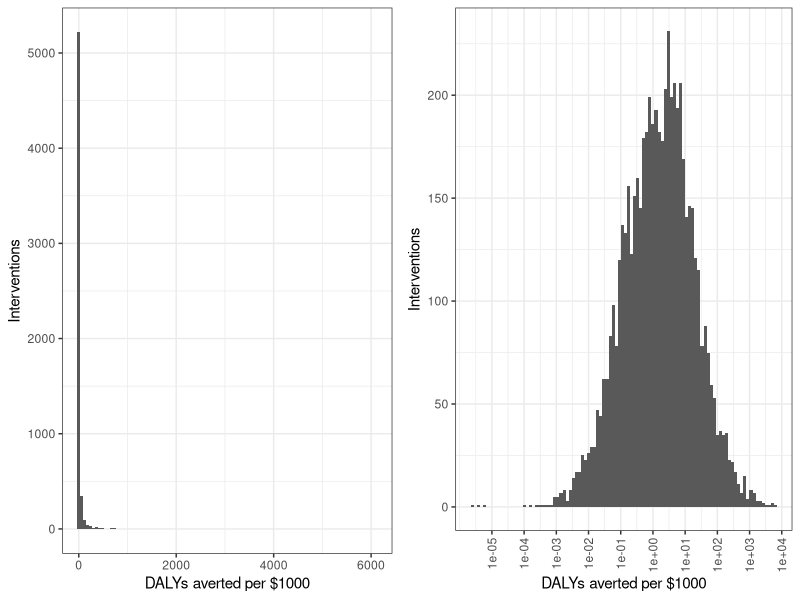
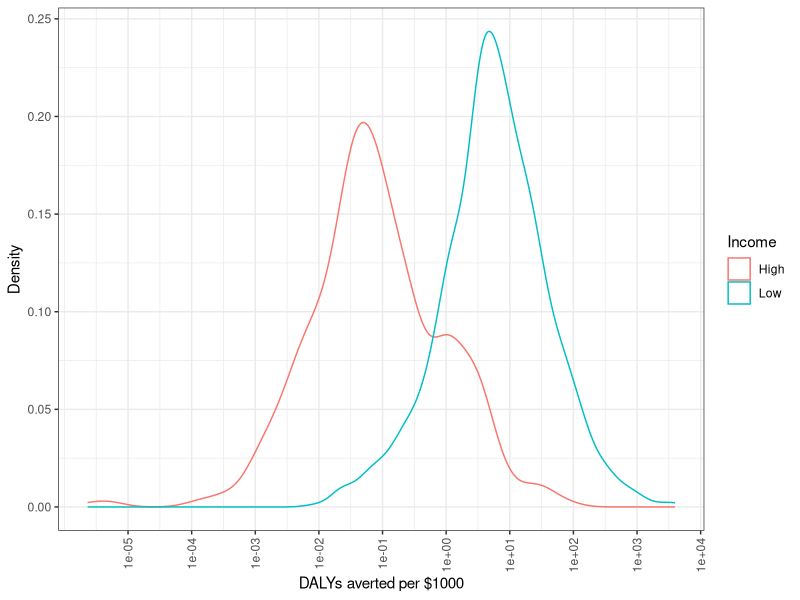

Reproduce these figures in R, in order.
## ---- chunk 1
list.of.packages <- c("ggplot2", "gridExtra", "reshape2", "dplyr")
new.packages <- list.of.packages[!(list.of.packages %in% installed.packages()[,"Package"])]
if(length(new.packages)) install.packages(new.packages)

library(ggplot2)
library(gridExtra)
library(reshape2)
library(dplyr)
## ---- chunk 2
set.seed(111)

CEA <- read.csv("data/CEA.csv")

# DALYs <= 0 are measuring something cost savings or are reported incorrectly
CEA <- CEA[!is.na(CEA$DALYinCurrentUSDollars) & CEA$DALYinCurrentUSDollars > 0,]
CEA$DalyPerThousand <- 1000/CEA$DALYinCurrentUSDollars

plot1 <- ggplot(CEA, aes(x=DalyPerThousand)) + 
  geom_histogram(bins = 100) + 
  theme_bw() + 
  xlab("DALYs averted per $1000") + 
  ylab("Interventions")

plot2 <- ggplot(CEA, aes(x=DalyPerThousand)) + 
  geom_histogram(bins = 100) + 
  theme_bw() + 
  xlab("DALYs averted per $1000") + 
  ylab("Interventions") + 
  scale_x_continuous(trans = 'log', breaks = 10^((-5):4)) + 
  theme(axis.text.x = element_text(angle = 90, vjust = 0.5, hjust=1))

grid.arrange(plot1, plot2, ncol=2)
CEA$logDalyPerThousand <- log(CEA$DalyPerThousand)
## ---- chunk 3
# First two shown as an example
n <- nrow(CEA)
  
# 2. Theta hat approximate SE
se_2 <- sqrt(2) * var(CEA$logDalyPerThousand) * qnorm(0.95) / 
  (2 * sd(CEA$logDalyPerThousand)) * 
  exp(sd(CEA$logDalyPerThousand) * qnorm(0.95)) / (sqrt(n))

# 3. Theta hat non-parametric SE
nboot <- 10^4
one_boot <- function() {
  samples <- sample(CEA$logDalyPerThousand, n, replace = T)
  return(exp(sqrt(var(samples) * (n - 1)/(n)) * qnorm(0.95)))
}
boots <- replicate(nboot, one_boot())
se_3 <- sd(boots)
## ---- chunk 4
# 4. Theta hat parametric SE
mu_hat <- mean(CEA$logDalyPerThousand)
sigma_sq_hat <- var(CEA$logDalyPerThousand) * (n - 1) / n
nboot <- 10^4
one_boot <- function() {
  samples <- exp(rnorm(n, mu_hat, sqrt(sigma_sq_hat)))
  return(exp(sqrt(var(log(samples)) * (n - 1)/(n)) * qnorm(0.95)))
}
boots <- replicate(nboot, one_boot())
se_4 <- sd(boots)

# 5. Theta tilde non-parametric bootstrap
one_boot <- function() {
  samples <- sample(CEA$DalyPerThousand, n, replace = T)
  return(quantile(samples, 0.95) / quantile(samples, 0.5))
}
boots <- replicate(nboot, one_boot())
se_5 <- sd(boots)

# 6. Theta tilde parametric bootstrap
one_boot <- function() {
  samples <- exp(rnorm(n, mu_hat, sqrt(sigma_sq_hat)))
  return(quantile(samples, 0.95) / quantile(samples, 0.5))
}
boots <- replicate(nboot, one_boot())
se_6 <- sd(boots)

round(c("Theta hat" = exp(sqrt(var(CEA$logDalyPerThousand) * 
                                 (nrow(CEA) - 1)/(nrow(CEA))) * qnorm(0.95)), 
        "Theta tilde" = unname(quantile(CEA$DalyPerThousand, 0.95)) / 
          unname(quantile(CEA$DalyPerThousand, 0.5))), 3)
df <- data.frame(round(c("Theta hat SE approximate" = se_2, 
                         "Theta hat SE non-parametric bootstrapped" = se_3, 
                         "Theta hat SE parametric bootstrap" = se_4,
                         "Theta tilde Non-parametric bootstrap" = se_5, 
                         "Theta tilde parametric bootstrap" = se_6), 3))

colnames(df) <- c("")
knitr::kable(df)
## ---- chunk 5
nboot <- 10^4
one_boot <- function() {
  samples <- sample(CEA$DalyPerThousand, n, replace = T)
  return(quantile(samples, 0.95) / quantile(samples, 0.5))
}
boots <- replicate(nboot, one_boot())
perc_method <- quantile(boots, c(0.025, 0.975))

norm_approx_1 <- c(quantile(CEA$DalyPerThousand, 0.95) / 
                     quantile(CEA$DalyPerThousand, 0.5) - sd(boots) * qnorm(0.975),
  quantile(CEA$DalyPerThousand, 0.95) / quantile(CEA$DalyPerThousand, 0.5) + 
    sd(boots) * qnorm(0.975))

one_boot <- function() {
  samples <- sample(CEA$logDalyPerThousand, n, replace = T)
  return(quantile(samples, 0.95) - quantile(samples, 0.5))
}
boots <- replicate(nboot, one_boot())
norm_approx_2 <- exp(c(quantile(CEA$logDalyPerThousand, 0.95) - 
                         quantile(CEA$logDalyPerThousand, 0.5) - sd(boots) * qnorm(0.975),
  quantile(CEA$logDalyPerThousand, 0.95) - quantile(CEA$logDalyPerThousand, 0.5) + 
    sd(boots) * qnorm(0.975)))

df <- data.frame(round(rbind(perc_method, norm_approx_1, norm_approx_2), 2))
rownames(df) <- c("Percentile method", "Normal approximation original scale", 
                  "Normal approximation log scale")
colnames(df) <- c("Lower", "Upper")
knitr::kable(df)
## ---- chunk 6
aggregated_countries <- do.call(data.frame, 
                                (aggregate(logDalyPerThousand ~ Country, CEA, 
                                           FUN = function(x) c(mu = mean(x), sd = sd(x) ) )))
country_count <- data.frame(table(CEA$Country))
colnames(country_count) <- c("Country", "Studies")
aggregated_countries <- left_join(aggregated_countries, country_count, by=c("Country"))
colnames(aggregated_countries) <- c("Country", "mu", "sd", "Studies")
grand_mean <- mean(CEA$logDalyPerThousand)
grand_var <- var(CEA$logDalyPerThousand)

aggregated_countries$adjustedDalyPerThousand <- 1 / (1 / grand_var + aggregated_countries$Studies / 
                                                       aggregated_countries$sd) * 
  (grand_mean / grand_var + aggregated_countries$mu * aggregated_countries$Studies / aggregated_countries$sd)

high_val <- cbind("County" = aggregated_countries$Country[order(aggregated_countries$adjustedDalyPerThousand, decreasing = T)[1:10]],
                "Adjusted DALYs averted per $1000" = round(exp(aggregated_countries$adjustedDalyPerThousand[order(aggregated_countries$adjustedDalyPerThousand, decreasing = T)[1:10]]), 2),
                "Studies" = aggregated_countries$Studies[order(aggregated_countries$adjustedDalyPerThousand, decreasing = T)[1:10]])

knitr::kable(high_val)

low_val <- cbind("County" = aggregated_countries$Country[order(aggregated_countries$adjustedDalyPerThousand, decreasing = F)[1:10]],
                "Adjusted DALYs averted per $1000" = round(exp(aggregated_countries$adjustedDalyPerThousand[order(aggregated_countries$adjustedDalyPerThousand, decreasing = F)[1:10]]), 3),
                "Studies" = aggregated_countries$Studies[order(aggregated_countries$adjustedDalyPerThousand, decreasing = F)[1:10]])

knitr::kable(low_val)
## ---- chunk 7
income <- read.csv("data/income.csv")[,c(1,2)]
CEA_with_income <- inner_join(CEA, income, by=c("Country"))
high_income <- CEA_with_income$DalyPerThousand[CEA_with_income$Income == "High"]
low_income <- CEA_with_income$DalyPerThousand[CEA_with_income$Income == "Low"]
# TODO: Run t test
## ---- chunk 8
ggplot(CEA_with_income, aes(x=DalyPerThousand, col=Income)) + 
  geom_density() + 
  scale_x_continuous(trans = 'log', breaks = 10^((-5):4)) + 
  ylab("Density") + 
  xlab("DALYs averted per $1000") + 
  theme_bw() + 
  theme(axis.text.x = element_text(angle = 90, vjust = 0.5, hjust=1))
